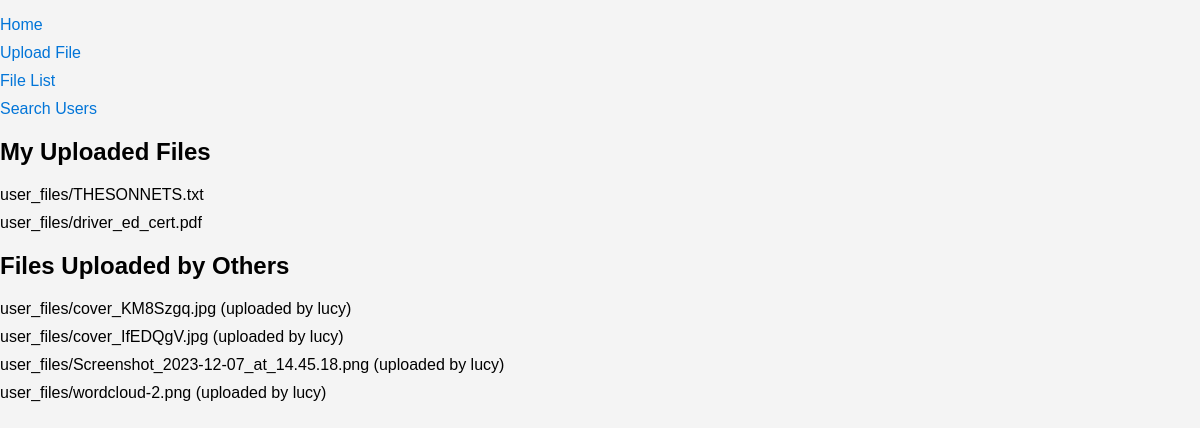
The page /files/ (signed in) on the database its author committed.
### myapp/models.py (models this page shows, shortened)
class UserFile(models.Model):
    uploaded_by = models.ForeignKey(User, on_delete=models.CASCADE)
    file = models.FileField(upload_to='user_files/')
    shared_with = models.ManyToManyField(User, related_name='shared_files', blank=True)

### myapp/views.py (the view)
# urls.py: path('files/', views.list_files, name='list_files'),
@login_required
def list_files(request):
    uploaded_files = UserFile.objects.filter(uploaded_by=request.user)
    other_users_files = UserFile.objects.exclude(uploaded_by=request.user)
    return render(request, 'myapp/list_files.html', {
        'uploaded_files': uploaded_files,
        'other_users_files': other_users_files
    })

### myapp/templates/myapp/list_files.html (shortened to what this page needs)
{% extends 'myapp/base.html' %}
{% block content %}
    <h2>My Uploaded Files</h2>
    <ul>
        {% for file in uploaded_files %}
            <li>{{ file.file.name }}</li>
        {% empty %}
            <li>No files uploaded.</li>
        {% endfor %}
    </ul>
    <h2>Files Uploaded by Others</h2>
    <ul>
        {% for file in other_users_files %}
            <li>{{ file.file.name }} (uploaded by {{ file.uploaded_by.username }})</li>
        {% empty %}
            <li>No files uploaded by others.</li>
        {% endfor %}
    </ul>
{% endblock content %}

### myapp/templates/myapp/base.html (style rules this page uses)
body { font-family: Arial, sans-serif; margin: 0; padding: 0; background-color: #f4f4f4; }
ul { list-style-type: none; padding: 0; }
li { margin-bottom: 10px; }

### rows shown on the page
UserFile: file.name "user_files/THESONNETS.txt"
UserFile: file.name "user_files/driver_ed_cert.pdf"
UserFile: file.name "user_files/cover_KM8Szgq.jpg", uploaded_by.username "lucy"
UserFile: file.name "user_files/cover_IfEDQgV.jpg", uploaded_by.username "lucy"
UserFile: file.name "user_files/Screenshot_2023-12-07_at_14.45.18.png", uploaded_by.username "lucy"
UserFile: file.name "user_files/wordcloud-2.png", uploaded_by.username "lucy"
